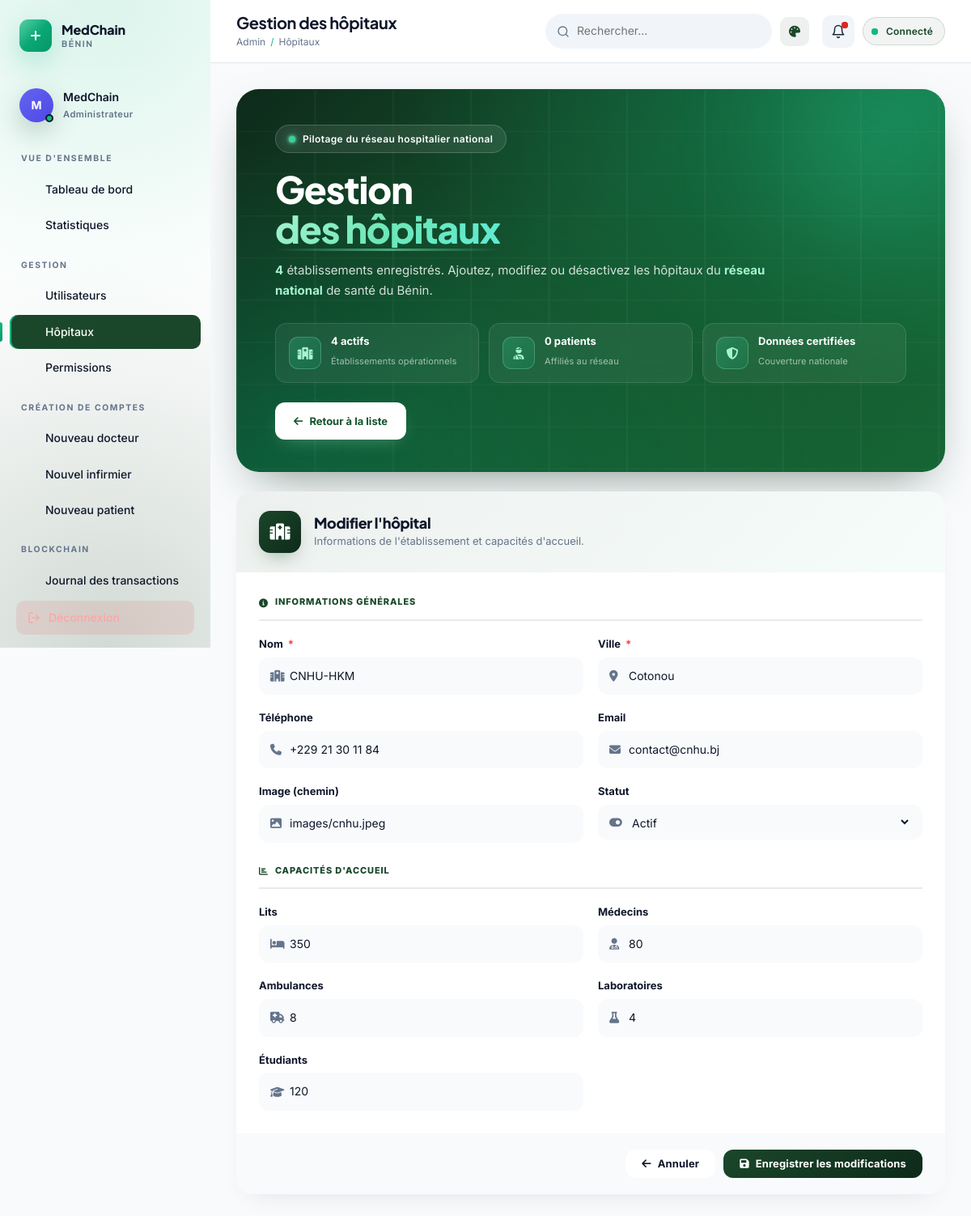
/gestion_hopitaux.php?mode=modifier&id=14 (signed in), run on the app's committed database.
### tables this page shows
CREATE TABLE `hopitaux` (
  `id` int(11) NOT NULL AUTO_INCREMENT,
  `nom` varchar(255) NOT NULL,
  `ville` varchar(255) NOT NULL,
  `telephone` varchar(20) DEFAULT NULL,
  `email` varchar(100) DEFAULT NULL,
  `code_blockchain` varchar(64) DEFAULT NULL,
  `date_creation` timestamp NOT NULL DEFAULT current_timestamp(),
  `statut` enum('actif','inactif') DEFAULT 'actif',
  `nombre_lits` int(11) NOT NULL,
  `nombre_medecins` int(11) NOT NULL,
  `nombre_ambulances` int(11) NOT NULL,
  `nombre_labos` int(11) NOT NULL,
  `nombre_etudiants` int(11) NOT NULL,
  `Image` varchar(255) NOT NULL,
  PRIMARY KEY (`id`),
  UNIQUE KEY `code_blockchain` (`code_blockchain`)
);

### gestion_hopitaux.php (the view, shortened to what this page needs)
<?php
require_once 'config.php';
$mode    = $_GET['mode'] ?? 'liste';
$editId  = (int)($_GET['id'] ?? 0);
$hopitalEdit = null;
if ($mode === 'modifier' && $editId > 0) {
    $stmt = $pdo->prepare("SELECT * FROM hopitaux WHERE id=?");
    $stmt->execute([$editId]);
    $hopitalEdit = $stmt->fetch();
}
$hopitaux = $pdo->query("
    SELECT h.*,
        (SELECT COUNT(*) FROM patients WHERE hopital_reference=h.id) AS nb_patients,
        (SELECT COUNT(*) FROM infirmiers WHERE hopital_principal_id=h.id) AS nb_infirmiers,
        (SELECT COUNT(*) FROM docteurs WHERE hopital_id=h.id) AS nb_docteurs
    FROM hopitaux h ORDER BY h.nom
")->fetchAll();
require_once 'includes/header_dashboard.php';
?>
<?php
  $totalActifs   = count(array_filter($hopitaux, fn($h) => ($h['statut'] ?? '') === 'actif'));
  $totalPatients = array_sum(array_column($hopitaux, 'nb_patients'));
?>
<section class="creer-hero reveal-up">
  <div class="ch-decor">
    <div class="ch-orb ch-orb-1"></div>
    <div class="ch-orb ch-orb-2"></div>
  </div>
  <div class="ch-content">
    <span class="ch-eyebrow">
      <span class="ch-dot"></span>
      Pilotage du réseau hospitalier national
    </span>
    <h1 class="ch-title">
      Gestion<br>
      <span class="ch-title-hl">des hôpitaux</span>
    </h1>
    <p class="ch-lead">
      <strong><?= count($hopitaux) ?></strong> établissements enregistrés.
      Ajoutez, modifiez ou désactivez les hôpitaux du <strong>réseau national</strong> de santé du Bénin.
    </p>
    <div class="ch-chips">
      <div class="ch-chip">
        <div class="ch-chip-icon"><i class="fas fa-hospital"></i></div>
        <div class="ch-chip-text">
          <strong><?= $totalActifs ?> actifs</strong>
          <span>Établissements opérationnels</span>
        </div>
      </div>
      <div class="ch-chip">
        <div class="ch-chip-icon"><i class="fas fa-user-injured"></i></div>
        <div class="ch-chip-text">
          <strong><?= $totalPatients ?> patients</strong>
          <span>Affiliés au réseau</span>
        </div>
      </div>
      <div class="ch-chip">
        <div class="ch-chip-icon"><i class="fas fa-shield-halved"></i></div>
        <div class="ch-chip-text">
          <strong>Données certifiées</strong>
          <span>Couverture nationale</span>
        </div>
      </div>
    </div>
    <div class="ch-actions">
      <?php if ($mode === 'liste'): ?>
        <a href="?mode=ajouter" class="ch-btn ch-btn-primary">
          <i class="fas fa-plus-circle"></i> Nouvel hôpital
        </a>
      <?php else: ?>
        <a href="gestion_hopitaux.php" class="ch-btn ch-btn-primary">
          <i class="fas fa-arrow-left"></i> Retour à la liste
        </a>
      <?php endif; ?>
    </div>
  </div>
</section>
<?php if ($mode === 'liste'): ?>
<section class="dash-card reveal-up">
  <div class="dash-card-head">
    <div>
      <h3><i class="fas fa-hospital" style="color:var(--forest)"></i> <?= count($hopitaux) ?> établissement<?= count($hopitaux) > 1 ? 's' : '' ?></h3>
      <p>Triés par ordre alphabétique</p>
    </div>
  </div>
  <?php if (empty($hopitaux)): ?>
    <div class="empty">
      <div class="empty-icon"><i class="fas fa-hospital"></i></div>
      <h4>Aucun hôpital enregistré</h4>
      <p>Cliquez sur « Nouvel hôpital » pour commencer.</p>
    </div>
  <?php else: ?>
    <div class="hopital-list">
      <?php foreach ($hopitaux as $h): ?>
        <div class="hopital-card <?= ($h['statut'] ?? 'actif') !== 'actif' ? 'is-inactive' : '' ?>">
          <div class="hopital-icon"><i class="fas fa-hospital"></i></div>
          <div class="hopital-body">
            <div class="hopital-head">
              <h4><?= htmlspecialchars($h['nom']) ?></h4>
              <span class="hopital-badge <?= ($h['statut'] ?? 'actif') === 'actif' ? 'ok' : 'ko' ?>">
                <?= ucfirst($h['statut'] ?? 'actif') ?>
              </span>
            </div>
            <p class="hopital-meta">
              <span><i class="fas fa-map-marker-alt"></i> <?= htmlspecialchars($h['ville']) ?></span>
              <?php if ($h['telephone']): ?><span><i class="fas fa-phone"></i> <?= htmlspecialchars($h['telephone']) ?></span><?php endif; ?>
              <?php if ($h['email']): ?><span><i class="fas fa-envelope"></i> <?= htmlspecialchars($h['email']) ?></span><?php endif; ?>
            </p>
            <div class="hopital-stats">
              <span><i class="fas fa-bed"></i> <?= (int)($h['nombre_lits'] ?? 0) ?> lits</span>
              <span><i class="fas fa-user-injured"></i> <?= (int)$h['nb_patients'] ?> patients</span>
              <span><i class="fas fa-user-nurse"></i> <?= (int)$h['nb_infirmiers'] ?> infirmiers</span>
              <span><i class="fas fa-user-md"></i> <?= (int)$h['nb_docteurs'] ?> docteurs</span>
              <span><i class="fas fa-flask"></i> <?= (int)($h['nombre_labos'] ?? 0) ?> labos</span>
              <span><i class="fas fa-ambulance"></i> <?= (int)($h['nombre_ambulances'] ?? 0) ?> ambulances</span>
            </div>
          </div>
          <div class="hopital-actions">
            <a href="?mode=modifier&id=<?= (int)$h['id'] ?>" class="btn btn-outline btn-sm">
              <i class="fas fa-edit"></i> Modifier
            </a>
            <form method="POST" action="gestion_hopitaux.php" style="display:inline" onsubmit="return confirm('Supprimer cet hôpital ?');">
              <?= csrf_field() ?>
              <input type="hidden" name="action" value="supprimer">
              <input type="hidden" name="id" value="<?= (int)$h['id'] ?>">
              <button type="submit" class="btn btn-danger btn-sm">
                <i class="fas fa-trash"></i> Supprimer
              </button>
            </form>
          </div>
        </div>
      <?php endforeach; ?>
    </div>
  <?php endif; ?>
</section>
<?php else:  ?>
<section class="form-shell reveal-up">
  <form method="POST" action="gestion_hopitaux.php" class="form-card" autocomplete="off">
    <div class="form-head forest">
      <div class="form-head-icon forest-icon"><i class="fas fa-hospital"></i></div>
      <div>
        <h2><?= $mode === 'modifier' ? "Modifier l'hôpital" : "Nouvel hôpital" ?></h2>
        <p>Informations de l'établissement et capacités d'accueil.</p>
      </div>
    </div>
    <div class="form-body">
      <div class="section-divider"><i class="fas fa-info-circle"></i> Informations générales</div>
      <div class="form-grid">
        <div class="form-group">
          <label>Nom <span class="req">*</span></label>
          <div class="input-shell"><i class="fas fa-hospital"></i>
            <input type="text" name="nom" required placeholder="Nom officiel"
                   value="<?= htmlspecialchars($hopitalEdit['nom'] ?? $_POST['nom'] ?? '') ?>">
          </div>
        </div>
        <div class="form-group">
          <label>Ville <span class="req">*</span></label>
          <div class="input-shell"><i class="fas fa-map-marker-alt"></i>
            <input type="text" name="ville" required placeholder="Cotonou, Parakou..."
                   value="<?= htmlspecialchars($hopitalEdit['ville'] ?? $_POST['ville'] ?? '') ?>">
          </div>
        </div>
        <div class="form-group">
          <label>Téléphone</label>
          <div class="input-shell"><i class="fas fa-phone"></i>
            <input type="text" name="telephone" placeholder="+229 00 00 00 00"
                   value="<?= htmlspecialchars($hopitalEdit['telephone'] ?? '') ?>">
          </div>
        </div>
        <div class="form-group">
          <label>Email</label>
          <div class="input-shell"><i class="fas fa-envelope"></i>
            <input type="email" name="email" placeholder="contact@hopital.bj"
                   value="<?= htmlspecialchars($hopitalEdit['email'] ?? '') ?>">
          </div>
        </div>
        <div class="form-group">
          <label>Image (chemin)</label>
          <div class="input-shell"><i class="fas fa-image"></i>
            <input type="text" name="image" placeholder="images/cnhu.jpg"
                   value="<?= htmlspecialchars($hopitalEdit['Image'] ?? '') ?>">
          </div>
        </div>
        <div class="form-group">
          <label>Statut</label>
          <div class="input-shell"><i class="fas fa-toggle-on"></i>
            <select name="statut">
              <option value="actif"   <?= ($hopitalEdit['statut'] ?? 'actif') === 'actif'   ? 'selected' : '' ?>>Actif</option>
            </select>
          </div>
        </div>
      </div>
      <div class="section-divider"><i class="fas fa-chart-bar"></i> Capacités d'accueil</div>
      <div class="form-grid">
        <div class="form-group">
          <label>Lits</label>
          <div class="input-shell"><i class="fas fa-bed"></i>
            <input type="number" name="nombre_lits" min="0" value="<?= (int)($hopitalEdit['nombre_lits'] ?? 0) ?>">
          </div>
        </div>
        <div class="form-group">
          <label>Médecins</label>
          <div class="input-shell"><i class="fas fa-user-md"></i>
            <input type="number" name="nombre_medecins" min="0" value="<?= (int)($hopitalEdit['nombre_medecins'] ?? 0) ?>">
          </div>
        </div>
        <div class="form-group">
          <label>Ambulances</label>
          <div class="input-shell"><i class="fas fa-ambulance"></i>
            <input type="number" name="nombre_ambulances" min="0" value="<?= (int)($hopitalEdit['nombre_ambulances'] ?? 0) ?>">
          </div>
        </div>
        <div class="form-group">
          <label>Laboratoires</label>
          <div class="input-shell"><i class="fas fa-flask"></i>
            <input type="number" name="nombre_labos" min="0" value="<?= (int)($hopitalEdit['nombre_labos'] ?? 0) ?>">
          </div>
        </div>
        <div class="form-group">
          <label>Étudiants</label>
          <div class="input-shell"><i class="fas fa-graduation-cap"></i>
            <input type="number" name="nombre_etudiants" min="0" value="<?= (int)($hopitalEdit['nombre_etudiants'] ?? 0) ?>">
          </div>
        </div>
      </div>
    </div>
    <div class="form-actions">
      <a href="gestion_hopitaux.php" class="btn btn-outline">
        <i class="fas fa-arrow-left"></i> Annuler
      </a>
      <button type="submit" class="btn btn-forest">
        <i class="fas fa-save"></i>
        <?= $mode === 'modifier' ? 'Enregistrer les modifications' : "Ajouter l'hôpital" ?>
      </button>
    </div>
  </form>
</section>
<?php endif; ?>
<?php require_once 'includes/footer_dashboard.php'; ?>

### assets/css/app.css (style rules this page uses)
:root { --forest: #1a472a; --forest-light: #2d6a4a; --forest-dark: #0e2a1a; --emerald: #10b981; --emerald-light: #34d399; --trust: #0369a1; --trust-light: #0ea5e9; --blockchain: #6366f1; --blockchain-light: #818cf8; --ink: #0f172a; --ink-soft: #1e293b; --slate: #475569; --muted: #64748b; --muted-light: #94a3b8; --border: #e2e8f0; --border-soft: #f1f5f9; --bg: #f8fafc; --bg-alt: #f1f5f9; --card: #ffffff; --white: #ffffff; --success: #16a34a; --warning: #f59e0b; --danger: #dc2626; --info: #0ea5e9; --g-forest: linear-gradient(135deg, #1a472a 0%, #0e2a1a 100%); --g-emerald: linear-gradient(135deg, #10b981 0%, #059669 100%); --g-trust: linear-gradient(135deg, #0ea5e9 0%, #0369a1 100%); --g-hero: linear-gradient(135deg, #1a472a 0%, #10b981 50%, #0ea5e9 100%); --g-blockchain: linear-gradient(135deg, #6366f1 0%, #8b5cf6 100%); --sans: 'Plus Jakarta Sans', 'Inter', system-ui, sans-serif; --body: 'Inter', system-ui, sans-serif; --mono: 'JetBrains Mono', 'Courier New', monospace; --radius-sm: 8px; --radius: 12px; --radius-lg: 16px; --radius-xl: 24px; --radius-full: 9999px; --shadow-xs: 0 1px 2px rgba(15,23,42,.04); --shadow-sm: 0 2px 8px rgba(15,23,42,.06); --shadow: 0 8px 24px rgba(15,23,42,.08); --shadow-md: 0 12px 32px rgba(15,23,42,.10); --shadow-lg: 0 24px 48px rgba(15,23,42,.14); --shadow-xl: 0 40px 80px rgba(15,23,42,.20); --shadow-forest: 0 12px 32px rgba(26,71,42,.25); --shadow-emerald: 0 12px 32px rgba(16,185,129,.25); --transition: all .3s cubic-bezier(.16,1,.3,1); --transition-fast: all .2s ease; --transition-slow: all .5s cubic-bezier(.16,1,.3,1); }
*, *::before, *::after { margin: 0; padding: 0; box-sizing: border-box; }
html { scroll-behavior: smooth; -webkit-text-size-adjust: 100%; }
body { font-family: var(--body); background: var(--bg); color: var(--ink); line-height: 1.6; overflow-x: hidden; min-height: 100vh; -webkit-font-smoothing: antialiased; -moz-osx-font-smoothing: grayscale; }
img, svg { max-width: 100%; display: block; }
a { text-decoration: none; color: inherit; }
button, input, select, textarea { font: inherit; outline: none; }
button { cursor: pointer; border: none; background: none; }
h1,h2,h3,h4,h5,h6 { font-family: var(--sans); line-height: 1.15; color: var(--ink); font-weight: 700; letter-spacing: -.02em; }
.btn { display: inline-flex; align-items: center; justify-content: center; gap: 10px; padding: 13px 26px; border-radius: var(--radius-full); font-family: var(--sans); font-size: .9375rem; font-weight: 600; letter-spacing: .01em; transition: var(--transition); cursor: pointer; border: 1.5px solid transparent; white-space: nowrap; line-height: 1; }
.btn-outline { background: transparent; color: var(--ink); border-color: var(--border); }
.reveal-up { opacity: 0; transform: translateY(24px); transition: opacity .8s cubic-bezier(.16,1,.3,1), transform .8s cubic-bezier(.16,1,.3,1); }
.reveal-up.in { opacity: 1; transform: translateY(0); }

### assets/css/themes.css (style rules this page uses)
:root, body[data-theme="blanc"] { --theme-primary: #1a472a; --theme-primary-soft: rgba(26, 71, 42, .08); --theme-primary-dark: #0e2a1a; --theme-accent: #10b981; --theme-bg: #f8fafc; --theme-surface: #ffffff; --theme-ink: #0f172a; --theme-muted: #64748b; --theme-line: #e2e8f0; --theme-sidebar-bg: #ffffff; --theme-sidebar-text: #0f172a; --theme-topbar-bg: #ffffff; }
body[data-theme] { background: var(--theme-bg) !important; color: var(--theme-ink); }
body[data-theme] .dash-card, body[data-theme] .stat-card, body[data-theme] .item-row, body[data-theme] .form-card { background: var(--theme-surface); border-color: var(--theme-line); color: var(--theme-ink); }
body[data-theme] .dash-card-head h3, body[data-theme] .stat-card-value, body[data-theme] .item-body h4, body[data-theme] .form-head h2, body[data-theme] .empty h4 { color: var(--theme-ink); }
body[data-theme] .dash-card-head p, body[data-theme] .stat-card-label, body[data-theme] .item-body p, body[data-theme] .item-body small, body[data-theme] .form-head p, body[data-theme] .empty p { color: var(--theme-muted); }

### data on the page
hopitaux: nom "CNHU-HKM", ville "Cotonou", telephone "+229 21 30 11 84", email "contact@cnhu.bj", image "images/cnhu.jpeg", statut "Actif", nombre_lits "350", nombre_medecins "80", nombre_ambulances "8", nombre_labos "4", nombre_etudiants "120"

### other printed values
$userInitials "M"
$userName "MedChain"
$roleLabel "Administrateur"
$group['title'] "VUE D'ENSEMBLE"
$label "Tableau de bord"
$label "Statistiques"
$group['title'] "GESTION"
$label "Utilisateurs"
$label "Hôpitaux"
$label "Permissions"
$group['title'] "CRÉATION DE COMPTES"
$label "Nouveau docteur"
$label "Nouvel infirmier"
$label "Nouveau patient"
$group['title'] "BLOCKCHAIN"
